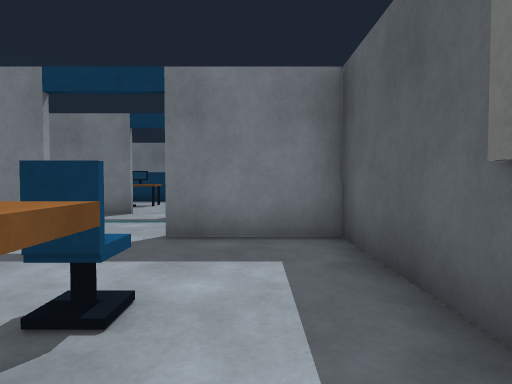
[1] (above)

24 first-person views from a walk through a world built for the Gazebo simulator. The camera is 0.94 m above the floor, tilts 2° down and sees 75° across. The floor is counted in squares, 1 m on a side. Each view is taken from the middle of a square. On the plan, view 1 faces up. The plan holds only what a view shows up to about 12 squares ahead; the rest is blank. Robots are left out. Simple shapes stand in for some stock models.

[2]
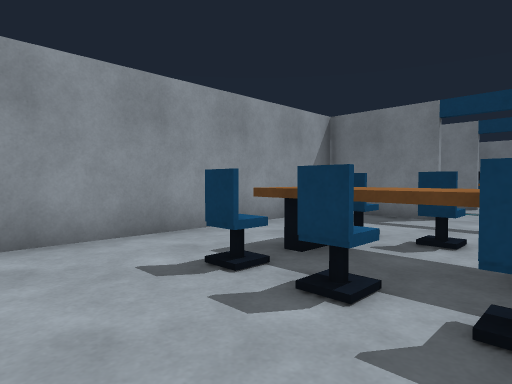

[3]
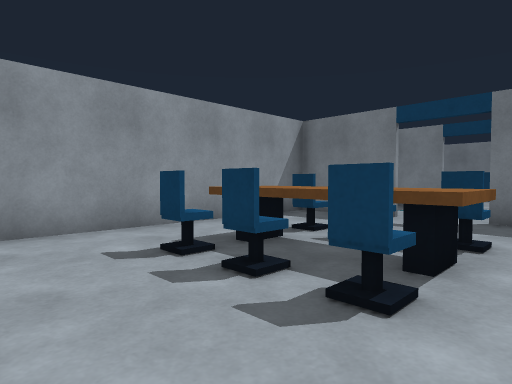

[4]
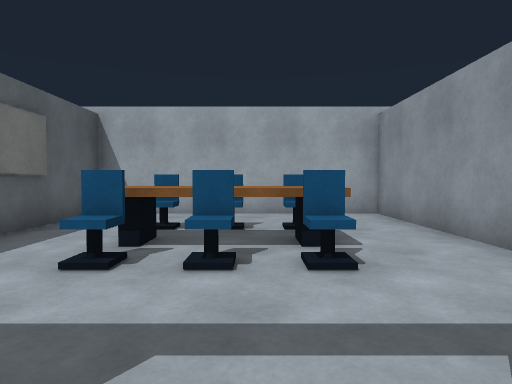

[5]
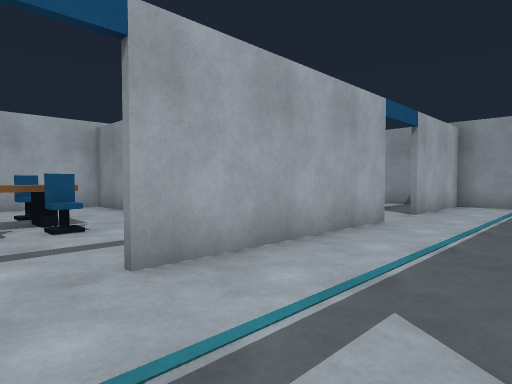

[6]
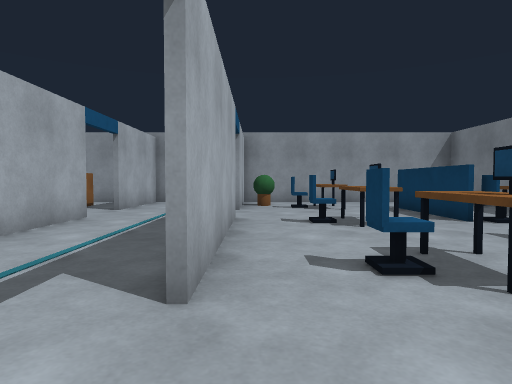

[7]
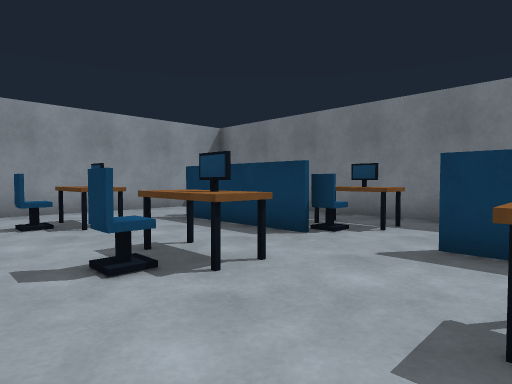

[8]
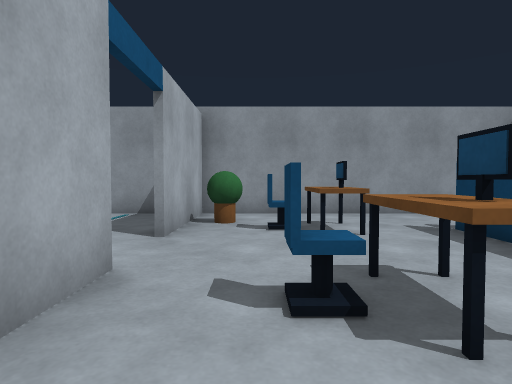

[9]
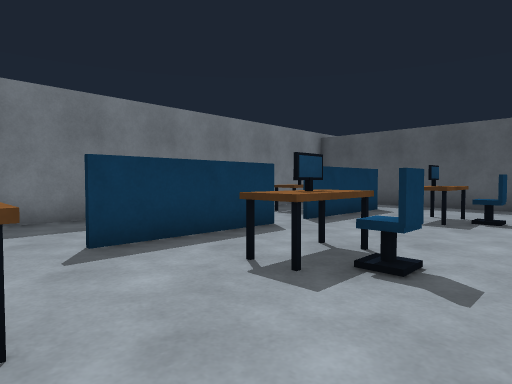

[10]
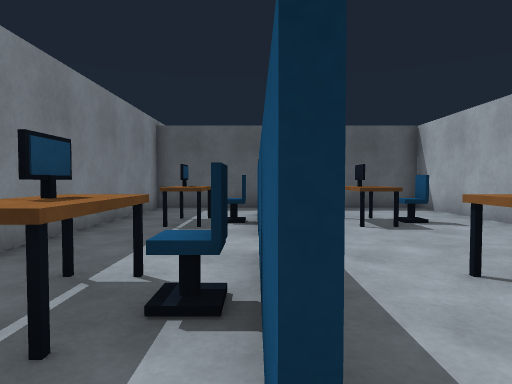

[11]
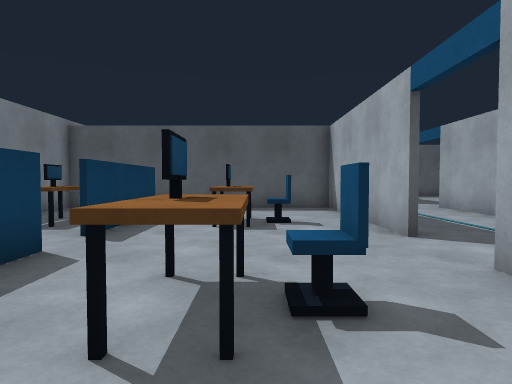

[12]
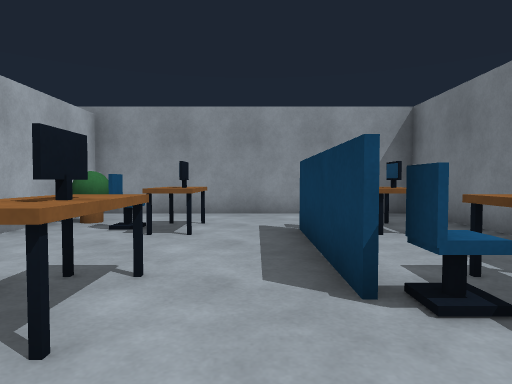

[13]
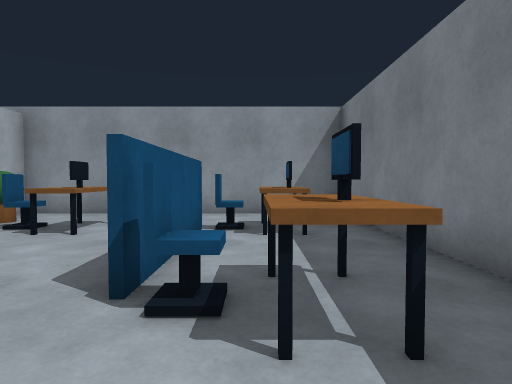

[14]
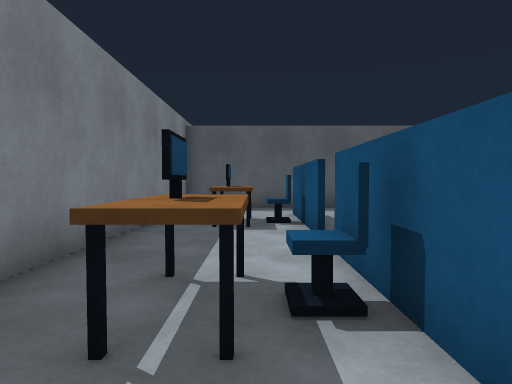

[15]
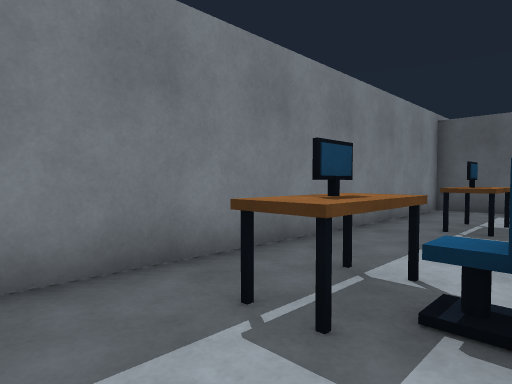

[16]
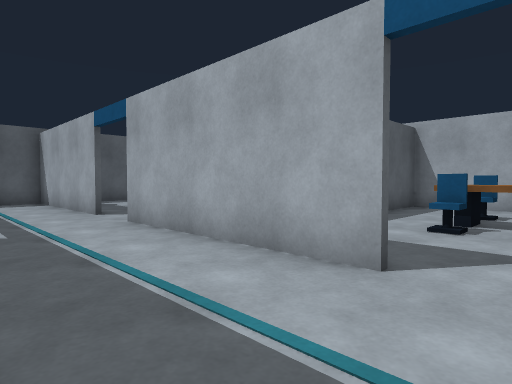

[17]
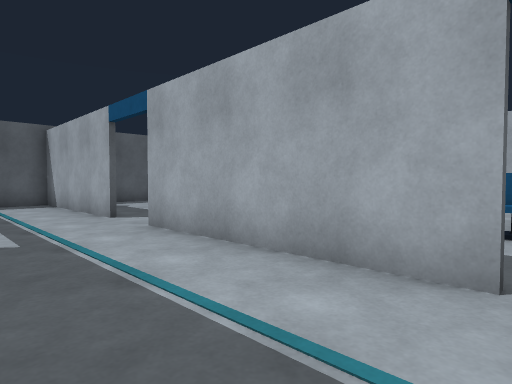

[18]
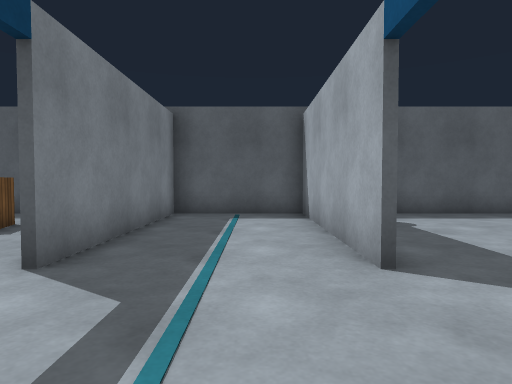

[19]
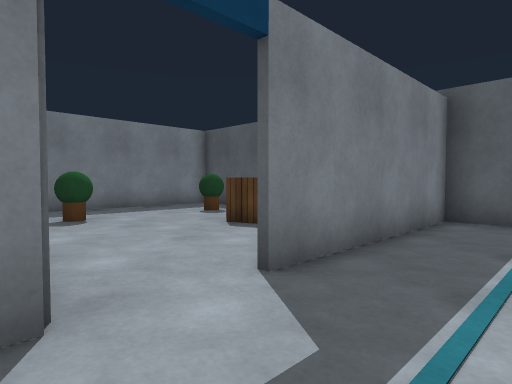

[20]
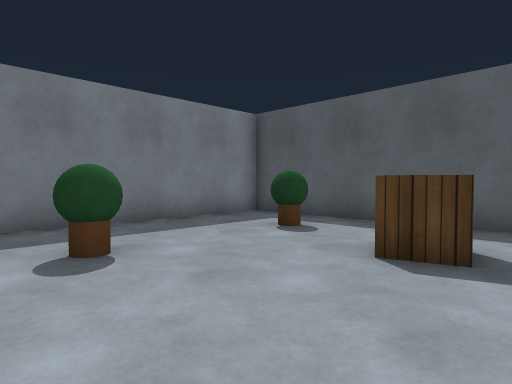

[21]
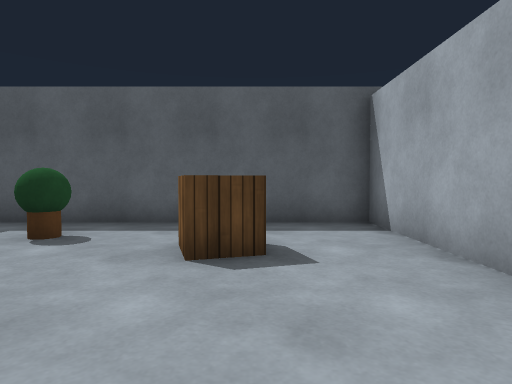

[22]
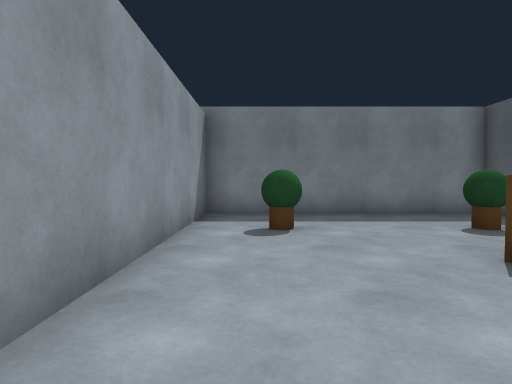

[23]
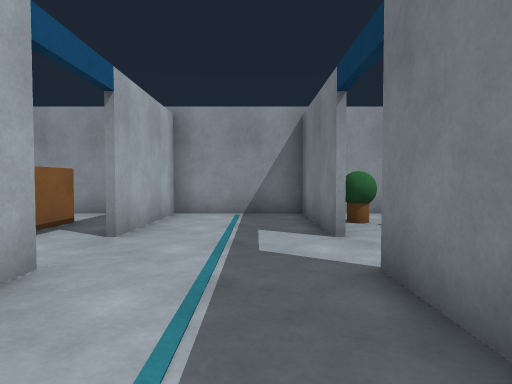

[24]
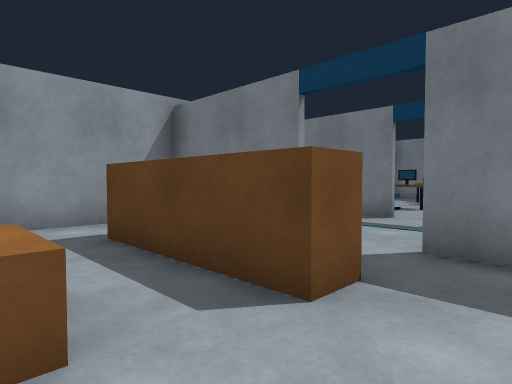

### Floor plan
Points are (right, up) in squares from view 1. A wall is a line through its corners. A room is listed if a view was taken in it or the views show most of it. See-through windows are left out.
Room 1 (views 1, 2, 3)
walls: (-3.4, 5.5) (-6.4, 5.5) (-6.4, -3.4) (1.4, -3.4) (1.4, 5.5) (-1.5, 5.5)
ways out: opening at (-2.5, 6) to room 2
objects: blue box (-4, -1); blue box (-4, 0); brown box (-4, 1) to (-1, 1); blue box (-4, 2); blue box (-3, -1); blue box (-3, 0) to (-2, 0); blue box (-3, 2); blue box (-1, -1); blue box (-1, 0); blue box (-1, 2)
Room 2 (views 4, 18, 19, 23)
walls: (-1.6, 5.7) (4.5, 5.7); (-3.4, 9.3) (-5.8, 9.3); (-7.6, 9.3) (-9.5, 9.3); (-9.6, 5.7) (-3.5, 5.7); (6.4, 5.7) (12.4, 5.7) (12.4, 8.9); (-11.4, 9.3) (-15.4, 9.3); (-15.4, 9) (-15.4, 6); (-15.5, 5.7) (-11.5, 5.7); (12.5, 9.3) (6.5, 9.3)
ways out: opening at (-2.5, 6) to room 1; opening at (-10.5, 9) to room 3; opening at (-2.5, 9) to room 3; opening at (5.5, 9) to room 4; opening at (-10.5, 6) to room 6; opening at (5.5, 6)
Room 3 (views 5, 6, 7, 8, 9, 10, 11, 12, 13, 14, 15, 16, 17)
walls: (-5.5, 14.8) (-6.5, 14.8); (-6.5, 15) (-5.5, 15); (-3.6, 15) (-2.5, 15); (-9.4, 14.8) (-11.5, 14.8); (-2.5, 14.8) (-3.6, 14.8); (-1.4, 15) (-0.5, 15); (-11.4, 15) (-9.4, 15); (-0.5, 14.8) (-1.5, 14.8); (-9.5, 9.5) (-3.5, 9.5); (-1.5, 9.5) (4.4, 9.5) (4.4, 18.5); (1.4, 15) (2.4, 15); (2.5, 14.8) (1.4, 14.8); (-15.5, 9.5) (-11.5, 9.5); (4, 18.4) (-15.4, 18.4) (-15.4, 9)
ways out: opening at (-10.5, 9) to room 2; opening at (-2.5, 9) to room 2
objects: green ball (-14, 10) to (-13, 10); blue box (-13, 11); blue box (-13, 12) to (-12, 12); brown box (-13, 13); blue box (-13, 15); blue box (-13, 16) to (-12, 16); brown box (-13, 17); other object (-12, 13); other object (-12, 15); other object (-12, 17); blue box (-9, 11); blue box (-9, 12) to (-8, 12); brown box (-9, 13); blue box (-9, 15); blue box (-9, 16) to (-8, 16); brown box (-9, 17); blue box (-8, 13); blue box (-8, 17); blue box (-5, 11); blue box (-5, 12) to (-4, 12); brown box (-5, 13); blue box (-5, 15); blue box (-5, 16) to (-4, 16); brown box (-5, 17); other object (-4, 13); blue box (-4, 15); other object (-4, 17); blue box (0, 11); blue box (0, 12) to (1, 12); brown box (0, 13); other object (0, 15); other object (0, 16) to (1, 16); brown box (0, 17); other object (1, 15); other object (1, 17)
Room 4 (views 20, 21, 22)
walls: (8.2, 9.5) (12.5, 9.5); (4.6, 18.4) (4.6, 10.8); (12.4, 8.9) (12.4, 18.4) (4, 18.4)
ways out: opening at (5.5, 9) to room 2
objects: green ball (6, 15) to (7, 16); crate (9, 12) to (10, 13); green ball (10, 15) to (11, 16)
Room 5 (view 24)
walls: (-9.5, 3.1) (-11.5, 3.1)
ways out: opening at (-8.5, 3.5) to room 6; opening at (-12.5, 1.5)
objects: brown box (-11, 1) to (-10, 1)
Room 6 (no view inside)
walls: (-9.5, 4) (-9.5, 3.1); (-8.5, 5.5) (-9.5, 5.5)
ways out: opening at (-10.5, 6) to room 2; opening at (-8.5, 3.5) to room 5; opening at (-12.5, 5) to room 7
Room 7 (no view inside)
walls: (-13.5, 3.9) (-12.1, 3.9); (-15.4, 6) (-15.4, 1.8); (-11.5, 5.5) (-15.5, 5.5)
ways out: opening at (-12.5, 5) to room 6; opening at (-14.5, 3.5)

Where each view was taken, in squares from view 1:
view 1: 0 up, 0 right, facing up
view 2: 3 down, 1 left, facing up-left
view 3: 3 down, 0 right, facing up-left
view 4: 6 up, 3 left, facing down
view 5: 9 up, 2 left, facing down-left
view 6: 10 up, 1 left, facing left
view 7: 10 up, 5 left, facing up-left
view 8: 11 up, 6 left, facing left
view 9: 10 up, 8 left, facing up-right
view 10: 15 up, 7 left, facing right
view 11: 12 up, 7 left, facing right
view 12: 14 up, 6 left, facing left
view 13: 16 up, 6 left, facing left
view 14: 16 up, 7 left, facing right
view 15: 15 up, 7 left, facing up-right
view 16: 9 up, 3 left, facing down-right
view 17: 9 up, 2 left, facing down-right
view 18: 7 up, 3 right, facing right
view 19: 7 up, 4 right, facing up-right
view 20: 11 up, 5 right, facing up-right
view 21: 12 up, 5 right, facing right
view 22: 9 up, 6 right, facing up
view 23: 8 up, 6 left, facing left
view 24: 1 up, 8 left, facing up-left
